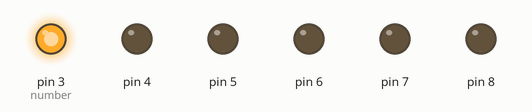
The sketch below on a simulated Arduino Uno, built with avr-gcc and run on an emulated ATmega328P. On the bench: output pins drawn as LEDs (lit = HIGH).

Above: at 0.05 s.
At 0.55 s:
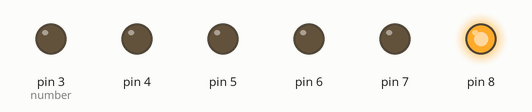
At 0.75 s:
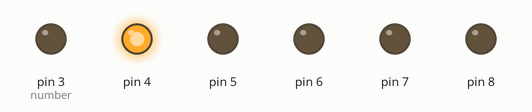
At 1.45 s:
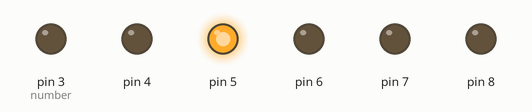
At 2.15 s:
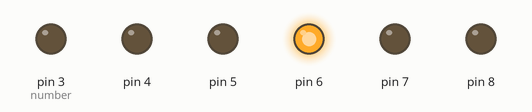
At 2.85 s:
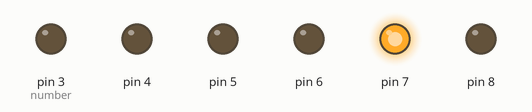
Timing chart, 0 to 3.1 s (numbered marks = the images above):
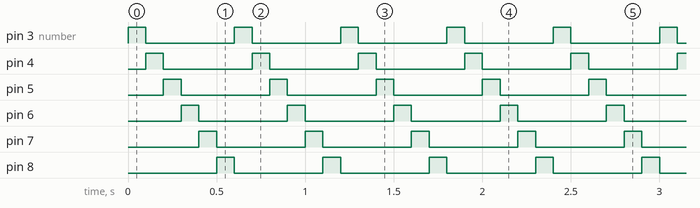

Measured:
- by itself, pin 3 (number), pin 4–8: alternates HIGH for 0.10 s and LOW for 0.50 s
- by itself, everything shown: repeats every 0.60 s, in 6 steps

The sketch:

blinkLeds.ino
```cpp
void setup() {
  // put your setup code here, to run once:
  pinMode(3, OUTPUT);
  pinMode(4, OUTPUT);
  pinMode(5, OUTPUT);
  pinMode(6, OUTPUT);
  pinMode(7, OUTPUT);
  pinMode(8, OUTPUT);


}
int number = 3;
void loop() {
  // put your main code here, to run repeatedly:


  digitalWrite(number,HIGH);
  delay(100);
  digitalWrite(number,LOW);

  number = number + 1;
  if (number == 9){
    number = 3;
  }


}
```
